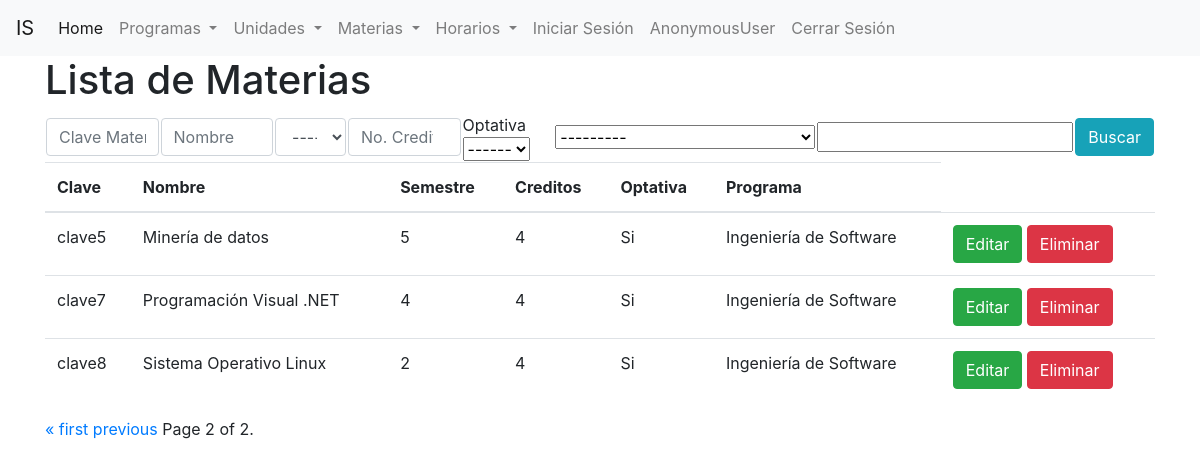
Page /materias/?page=2 on the earlier database version.
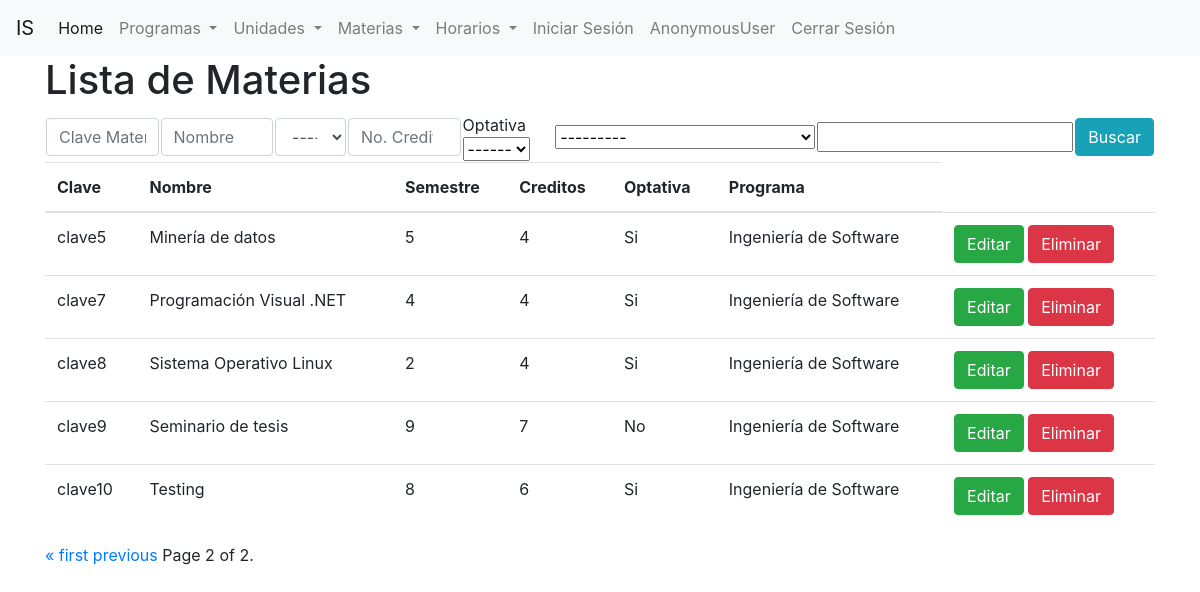
Same page on the later database version.
### materias/models.py (models this page shows, shortened)
class Materia(models.Model):
    clave = models.CharField(primary_key = True , max_length=10)
    nombre = models.CharField(max_length=100)
    creditos = models.SmallIntegerField('Créditos')
    semestre = models.CharField(max_length=2, choices = SEMESTRE)
    optativa = models.BooleanField(default=False)
    programa = models.ForeignKey("unidades_academicas.ProgramaAcademico", verbose_name="Programa Academico", on_delete= models.DO_NOTHING)

### unidades_academicas/models.py (models this page shows)
class ProgramaAcademico(models.Model):
    clave = models.BigAutoField('Clave', primary_key=True)
    nombre = models.CharField('Nombre', max_length=200)
    latitud = models.CharField(max_length=50)
    longitud = models.CharField(max_length=50)
    telefono = models.CharField('Teléfono', max_length=10, blank=True, null=True)
    unidad_academica = models.ForeignKey("UnidadAcademica", \
        verbose_name='Unidad Académica', on_delete=models.DO_NOTHING)
    def __str__(self):
        return self.nombre

### materias/views.py (the view)
# urls.py: path('', views.ListaMaterias.as_view(), name = 'lista_materias'),
class ListaMaterias(ListView):
    paginate_by = 5
    model = Materia
    extra_context = {'form': FiltrosMateria}

### materias/templates/materias/materia_list.html (shortened to what this page needs)
{% extends 'base.html' %}
{% block contenido %}
    <h1> Lista de Materias</h1>
    <form action="{% url 'buscar_materia' %}" method="post">
        <table>
            <tr>
                <td>{{form.clave}}</td>
                <td>{{form.nombre}}</td>
                <td>{{form.semestre}}</td>
                <td>{{form.creditos}}</td>
                <td>
                    <span>Optativa</span>
                    <select name = 'optativa'>
                        <option value="">------</option>
                    </select>
                </td>
                <td>{{form.programa}}</td>
                <td>
                    <input type="text" name="Programa2">
                </td>
                <td>
                    <input class="btn btn-info" type="submit" value="Buscar">
                </td>
            </tr>
        </table>
    </form>
    <table class="table">
        <thead>
            <tr>
                <th>Clave</th>
                <th>Nombre</th>
                <th>Semestre</th>
                <th>Creditos</th>
                <th>Optativa</th>
                <th>Programa</th>
            </tr>
        </thead>
        <tbody>
            {% for materia in object_list %}
                <tr>
                    <td> {{materia.clave}}</td>
                    <td> {{materia.nombre}}</td>
                    <td> {{materia.semestre}}</td>
                    <td> {{materia.creditos}}</td>
                    <td> {% if materia.optativa == True %}
                            Si
                         {% else %}
                            No
                         {% endif %}
                    </td>
                    <td> {{materia.programa}}</td>
                    <td>
                        <a class="btn btn-success" href="{% url 'editar_materia' materia.clave %}"> Editar</a>
                        <a class="btn btn-danger" href="{% url 'eliminar_materia' materia.clave %}"> Eliminar</a>
                    </td>
                </tr>
            {% endfor %}
        </tbody>
    </table>
    <div class="pagination">
        <span class="step-links">
            {% if page_obj.has_previous %}
                <a class="page-item" href="?page=1">&laquo; first</a>
                <a href="?page={{ page_obj.previous_page_number }}">previous</a>
            {% endif %}
            <span class="page-item">
                Page {{ page_obj.number }} of {{ page_obj.paginator.num_pages }}.
            </span>
        </span>
    </div>
    <br>
</body>
</html>
{% endblock contenido %}

Differences in the rows shown:
added Materia: clave "clave9", nombre "Seminario de tesis", semestre "9", creditos "7", optativa "No", programa "Ingeniería de Software"
added Materia: clave "clave10", nombre "Testing", semestre "8", creditos "6", optativa "Si", programa "Ingeniería de Software"
